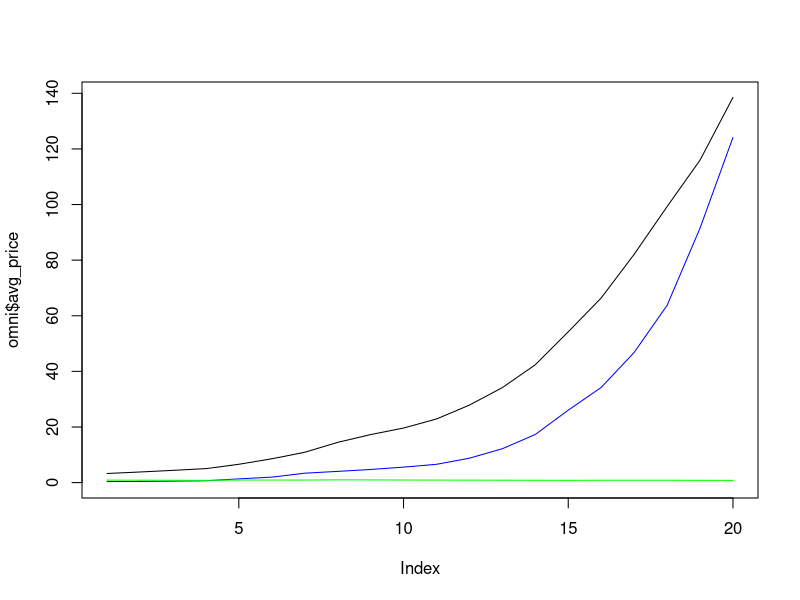
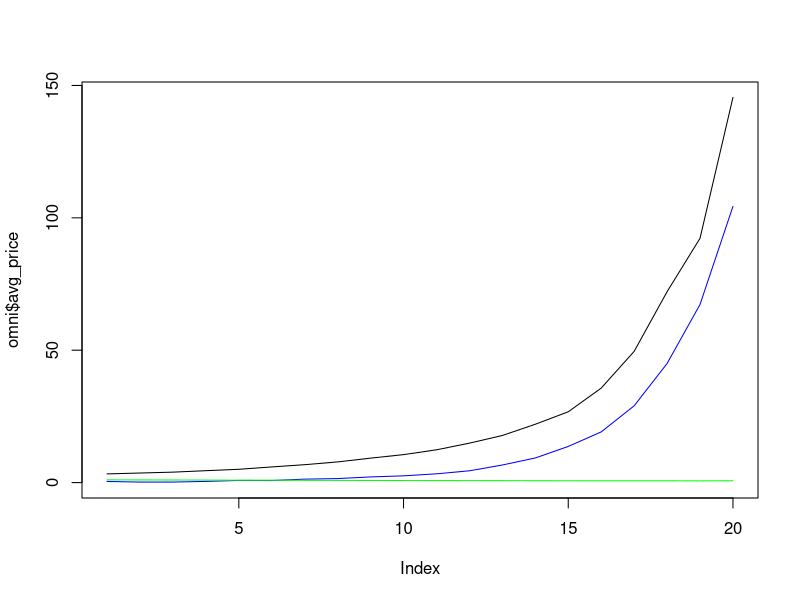
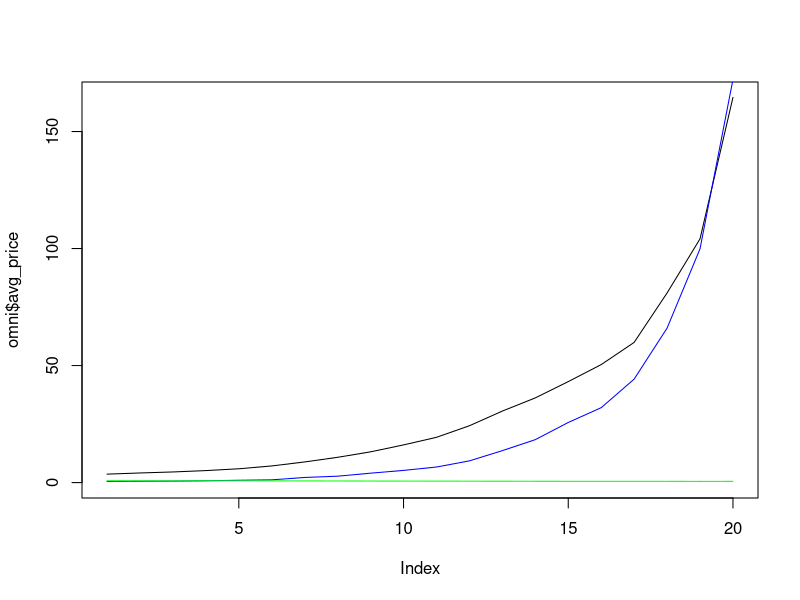
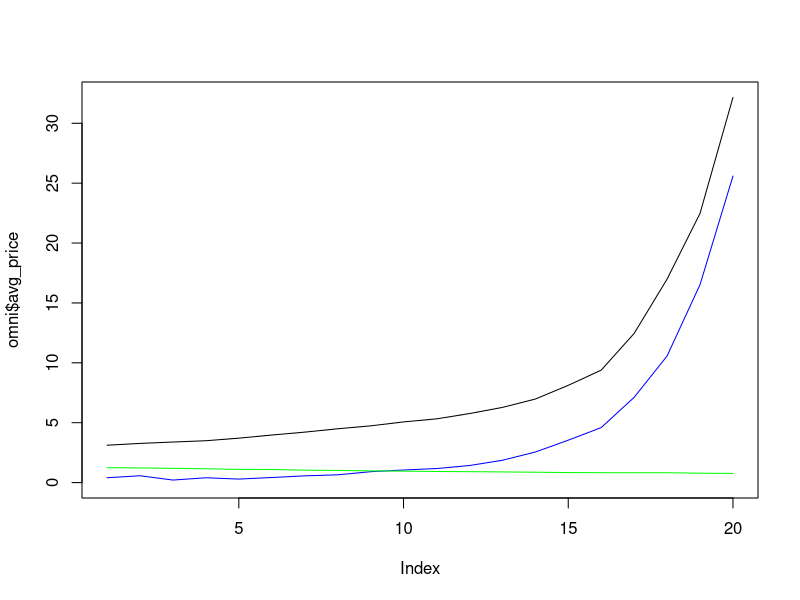
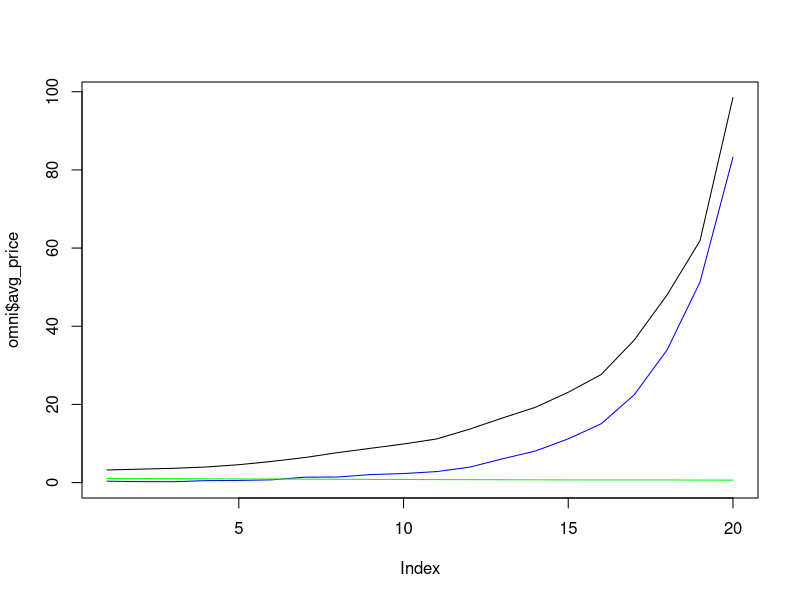
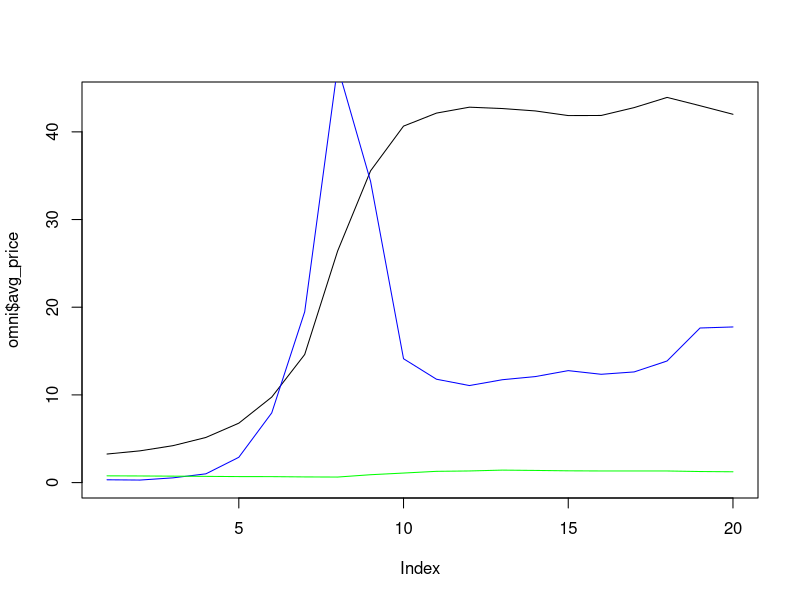
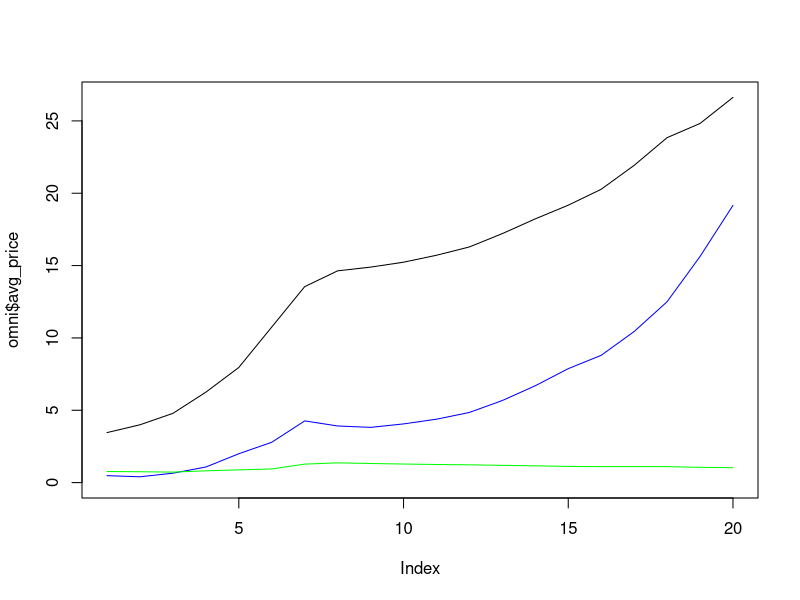
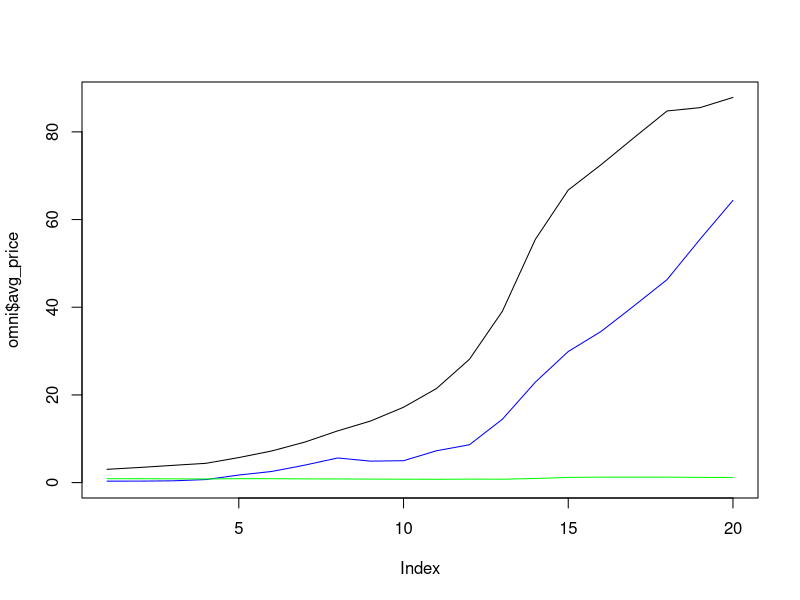

The R source for these figures, in order:
omni=read.csv("a.txt")
plot(omni$avg_price,type="l",ylim=c(0,max(omni$avg_price)))
lines(omni$sd,col="blue")
lines(omni$amtProduced_need,col="green")
omni=read.csv("b.txt")
plot(omni$avg_price,type="l",ylim=c(0,max(omni$avg_price)))
lines(omni$sd,col="blue")
lines(omni$amtProduced_need,col="green")
omni=read.csv("c.txt")
plot(omni$avg_price,type="l",ylim=c(0,max(omni$avg_price)))
lines(omni$sd,col="blue")
lines(omni$amtProduced_need,col="green")
omni=read.csv("d.txt")
plot(omni$avg_price,type="l",ylim=c(0,max(omni$avg_price)))
lines(omni$sd,col="blue")
lines(omni$amtProduced_need,col="green")
omni=read.csv("e.txt")
plot(omni$avg_price,type="l",ylim=c(0,max(omni$avg_price)))
lines(omni$sd,col="blue")
lines(omni$amtProduced_need,col="green")
omni=read.csv("f.txt")
plot(omni$avg_price,type="l",ylim=c(0,max(omni$avg_price)))
lines(omni$sd,col="blue")
lines(omni$amtProduced_need,col="green")
omni=read.csv("g.txt")
plot(omni$avg_price,type="l",ylim=c(0,max(omni$avg_price)))
lines(omni$sd,col="blue")
lines(omni$amtProduced_need,col="green")
omni=read.csv("h.txt")
plot(omni$avg_price,type="l",ylim=c(0,max(omni$avg_price)))
lines(omni$sd,col="blue")
lines(omni$amtProduced_need,col="green")
omni=read.csv("i.txt")
plot(omni$avg_price,type="l",ylim=c(0,max(omni$avg_price)))
lines(omni$sd,col="blue")
lines(omni$amtProduced_need,col="green")
omni=read.csv("j.txt")
plot(omni$avg_price,type="l",ylim=c(0,max(omni$avg_price)))
lines(omni$sd,col="blue")
lines(omni$amtProduced_need,col="green")
